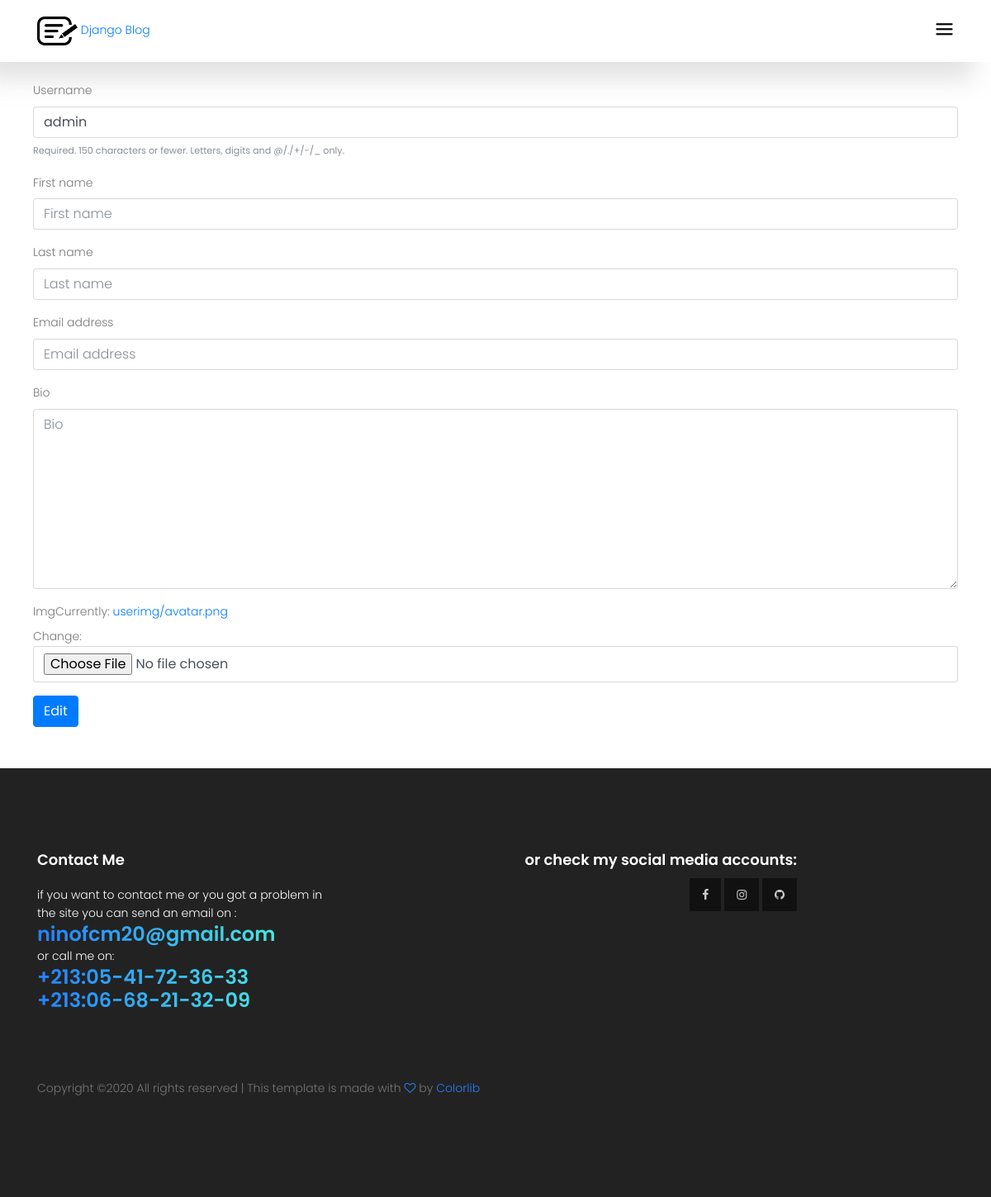
The app's page /accounts/profile/admin/edit (signed in), older data.
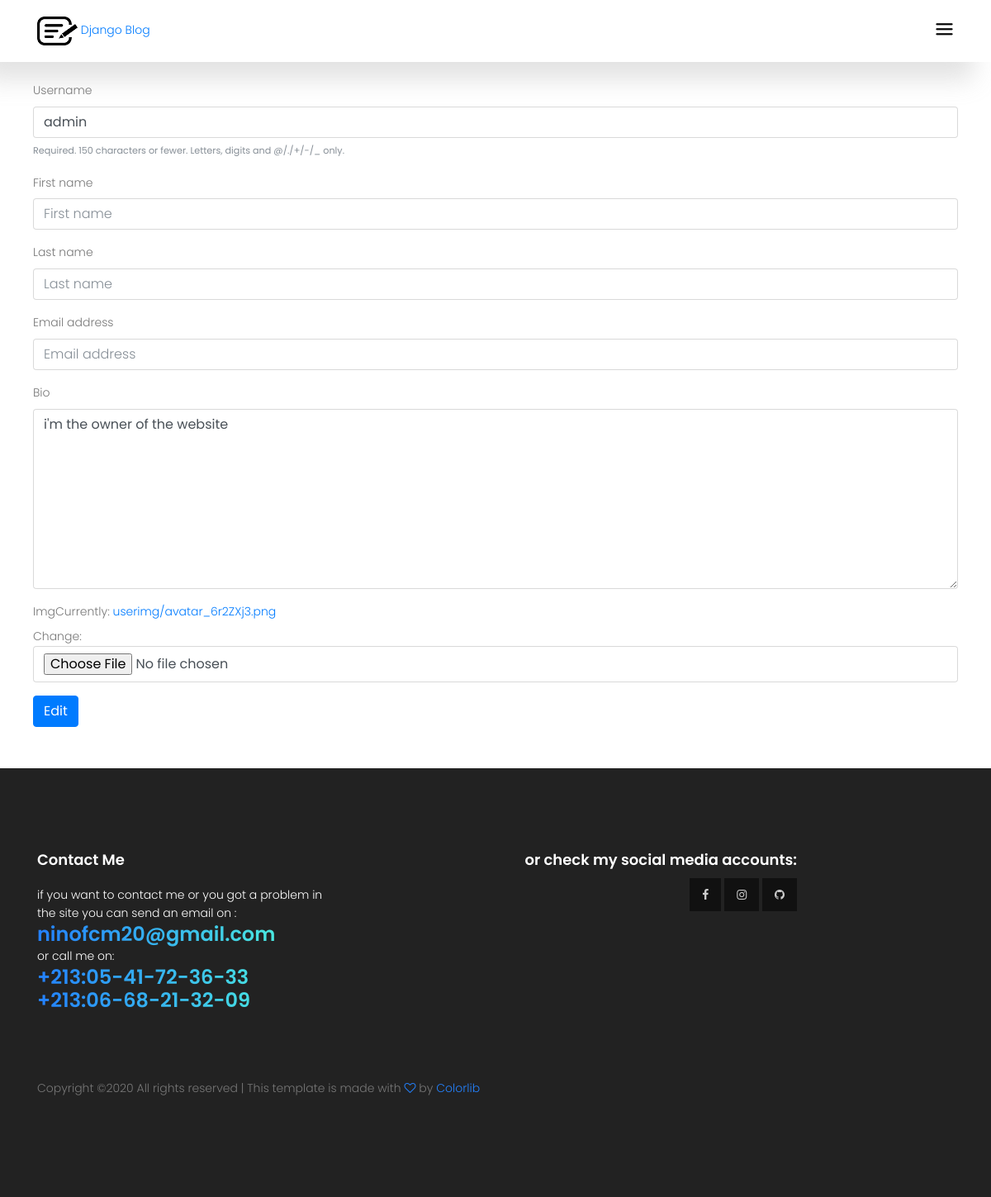
The same page, newer data.
### accounts/models.py (models this page shows, shortened)
class Profile(models.Model):
    user = models.OneToOneField(User, on_delete=models.CASCADE)
    bio = models.TextField(max_length=1000,blank=True)
    created_at = models.DateTimeField(default=datetime.now())
    slug = models.SlugField(blank=True)
    img = models.ImageField(upload_to='userimg/',default='userimg/avatar.png')

### accounts/views.py (the view)
# urls.py: path('profile/<slug>/edit', views.edit_profile , name='edit_profile'),
def edit_profile(request , slug):
    userform = UserForm()
    profileform = ProfileForm()
    profile = get_object_or_404(Profile , slug=slug)
    if request.user == profile.user:
        if request.method == 'POST':
            userform = UserForm(request.POST , instance = request.user)
            profileform = ProfileForm(request.POST , request.FILES , instance = profile)
            if userform.is_valid and profileform.is_valid:
                userform.save()
                profileform.save()
                return redirect('/accounts/profile/%s'%profile.slug)
        else:
            userform = UserForm(instance = request.user)
            profileform = ProfileForm(instance = profile)
    else:
        redirect('/')
    context = {
        'userform':userform,
        'profileform':profileform,
        'title':'edit profile',
    }
    return render(request , 'accounts/edit.html', context)

### accounts/forms.py
class UserForm(forms.ModelForm):
    class Meta:
        model = User
        fields = ['username','first_name','last_name','email']

class ProfileForm(forms.ModelForm):
    class Meta:
        model = Profile
        fields = ['bio','img']

### accounts/templates/accounts/edit.html (shortened to what this page needs)
{% extends 'blog/base.html' %}
{% load static %}
{% load bootstrap4 %}
{% block content %}
		<form action="" method="post" enctype="multipart/form-data" >
            {% bootstrap_form userform %}
            {% bootstrap_form profileform %}
            <button type="submit" class="btn btn-primary">Edit</button>
        </form>
{% endblock %}

Row changes from the older to the newer data that the page shows:
changed Profile: bio (not shown) → "i'm the owner of the website"
Text that changed along with them:
text no longer shown: "Bio Img Currently: userimg/avatar.png Change:"
text now shown: "Bio Img Currently: userimg/avatar_6r2ZXj3.png Change:"
